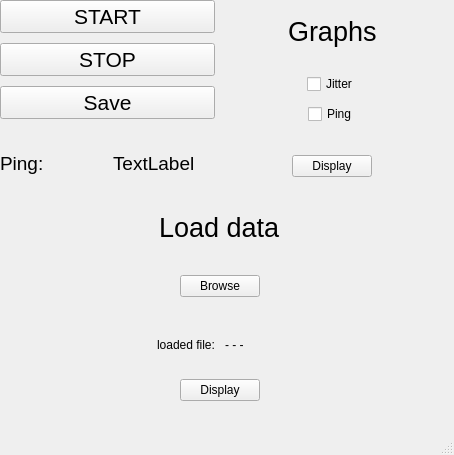
<?xml version="1.0" encoding="UTF-8"?>
<ui version="4.0">
 <class>MainWindow</class>
 <widget class="QMainWindow" name="MainWindow">
  <property name="geometry">
   <rect>
    <x>0</x>
    <y>0</y>
    <width>454</width>
    <height>455</height>
   </rect>
  </property>
  <property name="windowTitle">
   <string>MainWindow</string>
  </property>
  <widget class="QWidget" name="centralwidget">
   <widget class="QWidget" name="verticalLayoutWidget_2">
    <property name="geometry">
     <rect>
      <x>0</x>
      <y>0</y>
      <width>440</width>
      <height>401</height>
     </rect>
    </property>
    <layout class="QVBoxLayout" name="verticalLayout_3">
     <property name="sizeConstraint">
      <enum>QLayout::SetMaximumSize</enum>
     </property>
     <item>
      <layout class="QHBoxLayout" name="horizontalLayout_2">
       <property name="spacing">
        <number>10</number>
       </property>
       <item>
        <layout class="QVBoxLayout" name="verticalLayout_4">
         <item>
          <widget class="QPushButton" name="startbutton">
           <property name="font">
            <font>
             <pointsize>16</pointsize>
            </font>
           </property>
           <property name="text">
            <string>START</string>
           </property>
          </widget>
         </item>
         <item>
          <widget class="QPushButton" name="stopbutton">
           <property name="baseSize">
            <size>
             <width>0</width>
             <height>0</height>
            </size>
           </property>
           <property name="font">
            <font>
             <pointsize>16</pointsize>
            </font>
           </property>
           <property name="text">
            <string>STOP</string>
           </property>
          </widget>
         </item>
         <item>
          <widget class="QPushButton" name="savebutton">
           <property name="font">
            <font>
             <pointsize>16</pointsize>
            </font>
           </property>
           <property name="text">
            <string>Save</string>
           </property>
          </widget>
         </item>
         <item>
          <layout class="QHBoxLayout" name="horizontalLayout">
           <item>
            <widget class="QLabel" name="label">
             <property name="font">
              <font>
               <pointsize>14</pointsize>
              </font>
             </property>
             <property name="layoutDirection">
              <enum>Qt::LeftToRight</enum>
             </property>
             <property name="text">
              <string>Ping:</string>
             </property>
             <property name="alignment">
              <set>Qt::AlignJustify|Qt::AlignVCenter</set>
             </property>
            </widget>
           </item>
           <item>
            <widget class="QLabel" name="ping_value">
             <property name="font">
              <font>
               <pointsize>14</pointsize>
              </font>
             </property>
             <property name="layoutDirection">
              <enum>Qt::LeftToRight</enum>
             </property>
             <property name="text">
              <string>TextLabel</string>
             </property>
             <property name="alignment">
              <set>Qt::AlignJustify|Qt::AlignVCenter</set>
             </property>
            </widget>
           </item>
          </layout>
         </item>
        </layout>
       </item>
       <item>
        <layout class="QVBoxLayout" name="verticalLayout">
         <item alignment="Qt::AlignHCenter|Qt::AlignVCenter">
          <widget class="QLabel" name="label_4">
           <property name="font">
            <font>
             <pointsize>20</pointsize>
            </font>
           </property>
           <property name="text">
            <string>Graphs</string>
           </property>
           <property name="textFormat">
            <enum>Qt::AutoText</enum>
           </property>
           <property name="scaledContents">
            <bool>false</bool>
           </property>
          </widget>
         </item>
         <item alignment="Qt::AlignHCenter">
          <widget class="QCheckBox" name="jitter_box">
           <property name="text">
            <string>Jitter</string>
           </property>
          </widget>
         </item>
         <item alignment="Qt::AlignHCenter">
          <widget class="QCheckBox" name="ping_box">
           <property name="text">
            <string>Ping</string>
           </property>
          </widget>
         </item>
         <item alignment="Qt::AlignHCenter|Qt::AlignVCenter">
          <widget class="QPushButton" name="graph_button">
           <property name="text">
            <string>Display</string>
           </property>
          </widget>
         </item>
        </layout>
       </item>
      </layout>
     </item>
     <item>
      <layout class="QHBoxLayout" name="horizontalLayout_4">
       <property name="spacing">
        <number>10</number>
       </property>
       <item>
        <layout class="QVBoxLayout" name="verticalLayout_2">
         <item alignment="Qt::AlignHCenter|Qt::AlignVCenter">
          <widget class="QLabel" name="label_5">
           <property name="font">
            <font>
             <pointsize>20</pointsize>
            </font>
           </property>
           <property name="text">
            <string>Load data</string>
           </property>
          </widget>
         </item>
         <item alignment="Qt::AlignHCenter|Qt::AlignVCenter">
          <widget class="QPushButton" name="browsebutton">
           <property name="text">
            <string>Browse</string>
           </property>
          </widget>
         </item>
         <item>
          <layout class="QHBoxLayout" name="horizontalLayout_3">
           <item alignment="Qt::AlignRight">
            <widget class="QLabel" name="label_6">
             <property name="text">
              <string>loaded file:</string>
             </property>
            </widget>
           </item>
           <item>
            <widget class="QLabel" name="loadedfile">
             <property name="text">
              <string>- - -</string>
             </property>
            </widget>
           </item>
          </layout>
         </item>
         <item alignment="Qt::AlignHCenter">
          <widget class="QPushButton" name="graph_button2">
           <property name="text">
            <string>Display</string>
           </property>
          </widget>
         </item>
        </layout>
       </item>
      </layout>
     </item>
    </layout>
   </widget>
  </widget>
  <widget class="QMenuBar" name="menubar">
   <property name="geometry">
    <rect>
     <x>0</x>
     <y>0</y>
     <width>454</width>
     <height>21</height>
    </rect>
   </property>
  </widget>
  <widget class="QStatusBar" name="statusbar"/>
 </widget>
 <resources/>
 <connections/>
</ui>
